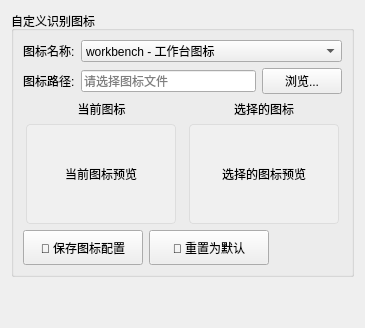
      <widget class="QWidget" name="iconTab">
       <attribute name="title">
        <string>图标管理</string>
       </attribute>
       <layout class="QVBoxLayout" name="iconLayout">
        <item>
         <widget class="QGroupBox" name="iconGroup">
          <property name="title">
           <string>自定义识别图标</string>
          </property>
          <layout class="QGridLayout" name="iconGridLayout">
           <item row="0" column="0">
            <widget class="QLabel" name="iconNameLabel">
             <property name="text">
              <string>图标名称:</string>
             </property>
            </widget>
           </item>
           <item row="0" column="1" colspan="2">
            <widget class="QComboBox" name="iconNameCombo">
             <item>
              <property name="text">
               <string>workbench - 工作台图标</string>
              </property>
             </item>
             <item>
              <property name="text">
               <string>mindspark - MindSpark图标</string>
              </property>
             </item>
             <item>
              <property name="text">
               <string>mindspark_small - MindSpark小图标</string>
              </property>
             </item>
             <item>
              <property name="text">
               <string>mindspark_large - MindSpark大图标</string>
              </property>
             </item>
             <item>
              <property name="text">
               <string>input_box - 输入框图标</string>
              </property>
             </item>
             <item>
              <property name="text">
               <string>input_box_small - 小尺寸输入框图标</string>
              </property>
             </item>
             <item>
              <property name="text">
               <string>input_box_large - 大尺寸输入框图标</string>
              </property>
             </item>
             <item>
              <property name="text">
               <string>send_button - 发送按钮图标</string>
              </property>
             </item>
             <item>
              <property name="text">
               <string>send_button_small - 发送按钮小图标</string>
              </property>
             </item>
             <item>
              <property name="text">
               <string>send_button_large - 发送按钮大图标</string>
              </property>
             </item>
             <item>
              <property name="text">
               <string>history_dialog - 历史对话图标</string>
              </property>
             </item>
             <item>
              <property name="text">
               <string>history_dialog_small - 小尺寸历史对话图标</string>
              </property>
             </item>
             <item>
              <property name="text">
               <string>history_dialog_large - 大尺寸历史对话图标</string>
              </property>
             </item>
            </widget>
           </item>
           <item row="1" column="0">
            <widget class="QLabel" name="iconPathLabel_2">
             <property name="text">
              <string>图标路径:</string>
             </property>
            </widget>
           </item>
           <item row="1" column="1">
            <widget class="QLineEdit" name="iconPathEdit">
             <property name="placeholderText">
              <string>请选择图标文件</string>
             </property>
            </widget>
           </item>
           <item row="1" column="2">
            <widget class="QPushButton" name="browseIconButton">
             <property name="maximumSize">
              <size>
               <width>80</width>
               <height>16777215</height>
              </size>
             </property>
             <property name="styleSheet">
              <string notr="true">font-size: 10pt; background-color: #607D8B; color: white; border-radius: 4px; padding: 4px 8px; border: none;
QPushButton:pressed { background-color: #455A64; transform: translateY(1px); }</string>
             </property>
             <property name="text">
              <string>浏览...</string>
             </property>
            </widget>
           </item>
           <item row="2" column="0" colspan="3">
            <layout class="QHBoxLayout" name="iconPreviewLayout">
             <item>
              <layout class="QVBoxLayout" name="currentIconLayout">
               <item>
                <widget class="QLabel" name="currentIconLabel">
                 <property name="text">
                  <string>当前图标</string>
                 </property>
                 <property name="alignment">
                  <set>Qt::AlignmentFlag::AlignCenter</set>
                 </property>
                </widget>
               </item>
               <item alignment="Qt::AlignmentFlag::AlignHCenter">
                <widget class="QLabel" name="currentIconPreviewLabel">
                 <property name="enabled">
                  <bool>true</bool>
                 </property>
                 <property name="minimumSize">
                  <size>
                   <width>150</width>
                   <height>100</height>
                  </size>
                 </property>
                 <property name="maximumSize">
                  <size>
                   <width>150</width>
                   <height>100</height>
                  </size>
                 </property>
                 <property name="styleSheet">
                  <string notr="true">background-color: #f0f0f0; border: 1px solid #ddd; border-radius: 4px;</string>
                 </property>
                 <property name="text">
                  <string>当前图标预览</string>
                 </property>
                 <property name="alignment">
                  <set>Qt::AlignmentFlag::AlignCenter</set>
                 </property>
                </widget>
               </item>
              </layout>
             </item>
             <item>
              <layout class="QVBoxLayout" name="selectedIconLayout">
               <item>
                <widget class="QLabel" name="selectedIconLabel">
                 <property name="text">
                  <string>选择的图标</string>
                 </property>
                 <property name="alignment">
                  <set>Qt::AlignmentFlag::AlignCenter</set>
                 </property>
                </widget>
               </item>
               <item alignment="Qt::AlignmentFlag::AlignHCenter">
                <widget class="QLabel" name="selectedIconPreviewLabel">
                 <property name="minimumSize">
                  <size>
                   <width>150</width>
                   <height>100</height>
                  </size>
                 </property>
                 <property name="maximumSize">
                  <size>
                   <width>150</width>
                   <height>100</height>
                  </size>
                 </property>
                 <property name="styleSheet">
                  <string notr="true">background-color: #f0f0f0; border: 1px solid #ddd; border-radius: 4px;</string>
                 </property>
                 <property name="text">
                  <string>选择的图标预览</string>
                 </property>
                 <property name="alignment">
                  <set>Qt::AlignmentFlag::AlignCenter</set>
                 </property>
                </widget>
               </item>
              </layout>
             </item>
            </layout>
           </item>
           <item row="3" column="0" colspan="3">
            <layout class="QHBoxLayout" name="iconButtonLayout">
             <item>
              <widget class="QPushButton" name="saveIconButton">
               <property name="minimumSize">
                <size>
                 <width>120</width>
                 <height>35</height>
                </size>
               </property>
               <property name="text">
                <string>💾 保存图标配置</string>
               </property>
              </widget>
             </item>
             <item>
              <widget class="QPushButton" name="resetIconButton">
               <property name="minimumSize">
                <size>
                 <width>120</width>
                 <height>35</height>
                </size>
               </property>
               <property name="text">
                <string>🔄 重置为默认</string>
               </property>
              </widget>
             </item>
             <item>
              <spacer name="iconSpacer">
               <property name="orientation">
                <enum>Qt::Orientation::Horizontal</enum>
               </property>
               <property name="sizeHint" stdset="0">
                <size>
                 <width>40</width>
                 <height>20</height>
                </size>
               </property>
              </spacer>
             </item>
            </layout>
           </item>
          </layout>
         </widget>
        </item>
        <item>
         <spacer name="iconTabSpacer">
          <property name="orientation">
           <enum>Qt::Orientation::Vertical</enum>
          </property>
          <property name="sizeHint" stdset="0">
           <size>
            <width>20</width>
            <height>40</height>
           </size>
          </property>
         </spacer>
        </item>
       </layout>
      </widget>
